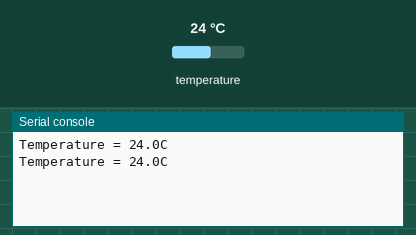
This program was run on a simulated Raspberry Pi Pico running CircuitPython. Shown: the last lines printed to the serial console. The test bench sets the inputs (shaded band); at power-on: temperature 24 °C.

Above: at 1.2 s.
1.3 s: temperature set to 12 °C
At 1.9 s:
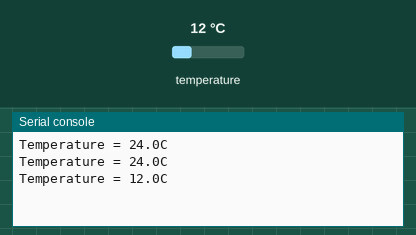
2.8 s: temperature set to 19 °C
At 3.4 s:
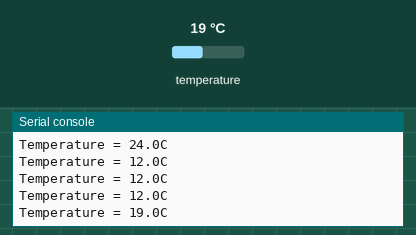
Timing chart, 0 to 5.8 s (numbered marks = the images above; inputs shaded):
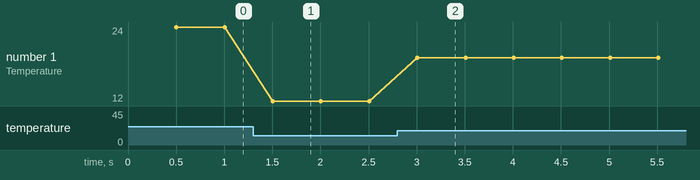

The program:

lm75a_cpython.py
```python
# LM75A Example

import board
from busio import I2C
from time import sleep

# LM75A I2C Address
LM75_ADDR = 0x48

# LM75A Registers
LM75_TEMP = 0
LM75_CONF = 1
LM75_THYST = 2
LM75_TOS = 3

i2c = I2C(sda=board.GP16, scl=board.GP17)

# Encode temperature for sensor
def encodeTemp(temp):
    if temp >= 0:
        return int(temp / 0.5) << 7
    else:
        return (512 + int(temp/0.5)) << 7

# Decode temperature from sensor
def decodeTemp(val):
    val = val >> 5
    if val >= 1024:
        return (val-2048)*0.125
    else:
        return val*0.125

# Write 8 bit value to a register
def writeReg8(reg, val):
    data = bytearray([reg, val & 0xFF])
    i2c.try_lock()
    i2c.writeto(LM75_ADDR, data)
    i2c.unlock()

# Write 16 bit value to a register
def writeReg16(reg, val):
    data = bytearray([reg, val >> 8, val & 0xFF])
    i2c.try_lock()
    i2c.writeto(LM75_ADDR, data)
    i2c.unlock()

# Read 16 bit value from a register
def readReg16(reg):
    selreg = bytearray([reg])
    val = bytearray([0,0])
    i2c.try_lock()
    i2c.writeto_then_readfrom(LM75_ADDR, selreg, val)
    i2c.unlock()
    return val

# Configure sensor and set limits for the OS output
writeReg8(LM75_CONF,0)
writeReg16(LM75_TOS,encodeTemp(22.5))
writeReg16(LM75_THYST,encodeTemp(20.0))

# Main loop: read temperature
while True:
    sleep(0.5)
    data = readReg16(LM75_TEMP)
    temp = decodeTemp((data[0] << 8) + data[1])
    print ('Temperature = {}C'.format (temp))
```

Measured:
- after the input at 1.3 s, the serial console: prints a new line after 0.20 s (image 1)
- after the input at 2.8 s, the serial console: prints a new line after 0.21 s (image 2)
- plotted number 1: 24 → 12 after the input at 1.3 s, 12 → 19 after the input at 2.8 s
